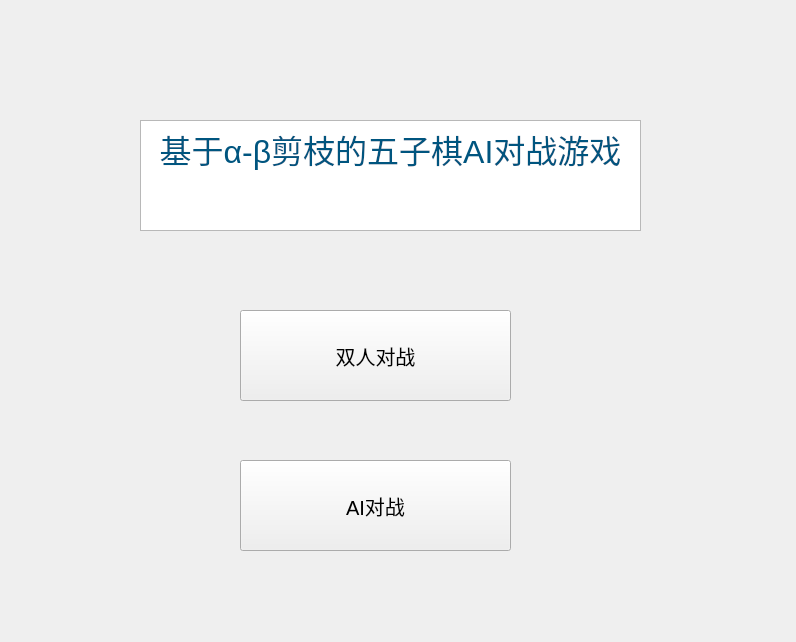
<?xml version="1.0" encoding="UTF-8"?>
<ui version="4.0">
 <class>Widget</class>
 <widget class="QWidget" name="Widget">
  <property name="geometry">
   <rect>
    <x>0</x>
    <y>0</y>
    <width>796</width>
    <height>642</height>
   </rect>
  </property>
  <property name="windowTitle">
   <string>Widget</string>
  </property>
  <widget class="QPushButton" name="pushButton">
   <property name="geometry">
    <rect>
     <x>240</x>
     <y>310</y>
     <width>271</width>
     <height>91</height>
    </rect>
   </property>
   <property name="font">
    <font>
     <pointsize>15</pointsize>
     <weight>50</weight>
     <bold>false</bold>
    </font>
   </property>
   <property name="cursor">
    <cursorShape>ArrowCursor</cursorShape>
   </property>
   <property name="text">
    <string>双人对战</string>
   </property>
   <property name="iconSize">
    <size>
     <width>20</width>
     <height>20</height>
    </size>
   </property>
   <property name="checkable">
    <bool>false</bool>
   </property>
   <property name="autoRepeat">
    <bool>false</bool>
   </property>
  </widget>
  <widget class="QPushButton" name="pushButton_2">
   <property name="geometry">
    <rect>
     <x>240</x>
     <y>460</y>
     <width>271</width>
     <height>91</height>
    </rect>
   </property>
   <property name="font">
    <font>
     <pointsize>15</pointsize>
    </font>
   </property>
   <property name="text">
    <string>AI对战</string>
   </property>
  </widget>
  <widget class="QTextBrowser" name="textBrowser">
   <property name="geometry">
    <rect>
     <x>140</x>
     <y>120</y>
     <width>501</width>
     <height>111</height>
    </rect>
   </property>
   <property name="html">
    <string>&lt;!DOCTYPE HTML PUBLIC &quot;-//W3C//DTD HTML 4.0//EN&quot; &quot;http://www.w3.org/TR/REC-html40/strict.dtd&quot;&gt;
&lt;html&gt;&lt;head&gt;&lt;meta name=&quot;qrichtext&quot; content=&quot;1&quot; /&gt;&lt;style type=&quot;text/css&quot;&gt;
p, li { white-space: pre-wrap; }
&lt;/style&gt;&lt;/head&gt;&lt;body style=&quot; font-family:'SimSun'; font-size:9pt; font-weight:400; font-style:normal;&quot;&gt;
&lt;p align=&quot;center&quot; style=&quot; margin-top:0px; margin-bottom:0px; margin-left:0px; margin-right:0px; -qt-block-indent:0; text-indent:0px;&quot;&gt;&lt;span style=&quot; font-size:24pt; color:#00557f;&quot;&gt;基于α-β剪枝的五子棋AI对战游戏&lt;/span&gt;&lt;/p&gt;&lt;/body&gt;&lt;/html&gt;</string>
   </property>
  </widget>
 </widget>
 <layoutdefault spacing="6" margin="11"/>
 <resources/>
 <connections/>
</ui>
